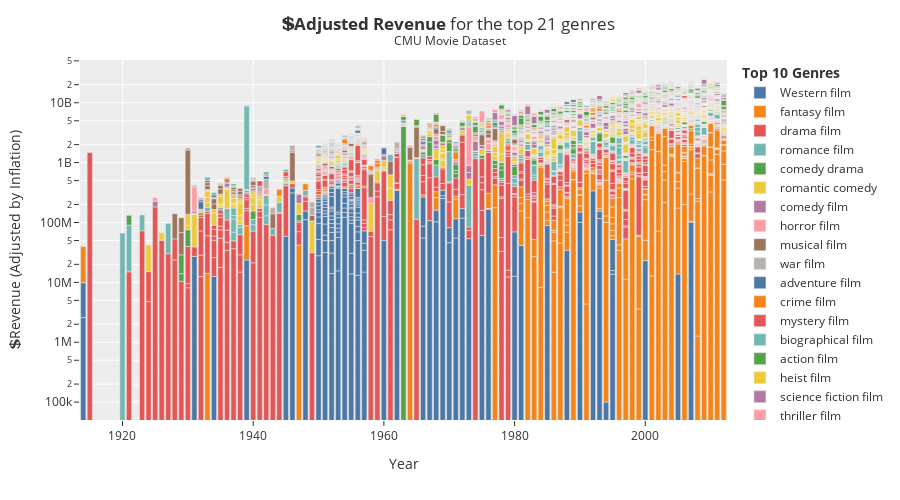

Here is the notebook cell this chart was saved with:
### Code cell
p = px.bar(analysis_df, x='movie_release_year', y='movie_box_office_revenue_adj', color='movie_genre',
           color_discrete_sequence=px.colors.qualitative.T10, 
           log_y=True,
           template='ggplot2',
           range_x=[analysis_df['movie_release_year'].min()-0.5, analysis_df['movie_release_year'].max()-0.5],
           )
p.update_layout(
    xaxis_title='Year',
    yaxis_title='💲Revenue (Adjusted by Inflation)',
    title='<b>💲Adjusted Revenue</b> for the top {} genres <br><sup>CMU Movie Dataset</sup>'.format(top),
    height=500,
    legend_title='<b>Top 10 Genres</b>',
)
p.write_html('adjusted_revenue.html')
p.show()

### Figure 1 — Plotly figure (JSON) as saved in the notebook; plotly's stock layout.template omitted (floating-point values rounded to 4 significant figures; data arrays with more than 128 entries replaced by an {"elided": "..."} marker saying what was removed)
{"data": [{"alignmentgroup": "True", "hovertemplate": "movie_genre=Western film<br>movie_release_year=%{x}<br>movie_box_office_revenue_adj=%{y}<extra></extra>", "legendgroup": "Western film", "marker": {"color": "#4C78A8", "pattern": {"shape": ""}}, "name": "Western film", "offsetgroup": "Western film", "orientation": "v", "showlegend": true, "textposition": "auto", "type": "bar", "x": {"elided": "145 int values"}, "xaxis": "x", "y": {"elided": "145 float values"}, "yaxis": "y"}, {"alignmentgroup": "True", "hovertemplate": "movie_genre=fantasy film<br>movie_release_year=%{x}<br>movie_box_office_revenue_adj=%{y}<extra></extra>", "legendgroup": "fantasy film", "marker": {"color": "#F58518", "pattern": {"shape": ""}}, "name": "fantasy film", "offsetgroup": "fantasy film", "orientation": "v", "showlegend": true, "textposition": "auto", "type": "bar", "x": {"elided": "189 int values"}, "xaxis": "x", "y": {"elided": "189 float values"}, "yaxis": "y"}, {"alignmentgroup": "True", "hovertemplate": "movie_genre=drama film<br>movie_release_year=%{x}<br>movie_box_office_revenue_adj=%{y}<extra></extra>", "legendgroup": "drama film", "marker": {"color": "#E45756", "pattern": {"shape": ""}}, "name": "drama film", "offsetgroup": "drama film", "orientation": "v", "showlegend": true, "textposition": "auto", "type": "bar", "x": {"elided": "1066 int values"}, "xaxis": "x", "y": {"elided": "1066 float values"}, "yaxis": "y"}, {"alignmentgroup": "True", "hovertemplate": "movie_genre=romance film<br>movie_release_year=%{x}<br>movie_box_office_revenue_adj=%{y}<extra></extra>", "legendgroup": "romance film", "marker": {"color": "#72B7B2", "pattern": {"shape": ""}}, "name": "romance film", "offsetgroup": "romance film", "orientation": "v", "showlegend": true, "textposition": "auto", "type": "bar", "x": {"elided": "289 int values"}, "xaxis": "x", "y": {"elided": "289 float values"}, "yaxis": "y"}, {"alignmentgroup": "True", "hovertemplate": "movie_genre=comedy drama<br>movie_release_year=%{x}<br>movie_box_office_revenue_adj=%{y}<extra></extra>", "legendgroup": "comedy drama", "marker": {"color": "#54A24B", "pattern": {"shape": ""}}, "name": "comedy drama", "offsetgroup": "comedy drama", "orientation": "v", "showlegend": true, "textposition": "auto", "type": "bar", "x": {"elided": "267 int values"}, "xaxis": "x", "y": {"elided": "267 float values"}, "yaxis": "y"}, {"alignmentgroup": "True", "hovertemplate": "movie_genre=romantic comedy<br>movie_release_year=%{x}<br>movie_box_office_revenue_adj=%{y}<extra></extra>", "legendgroup": "romantic comedy", "marker": {"color": "#EECA3B", "pattern": {"shape": ""}}, "name": "romantic comedy", "offsetgroup": "romantic comedy", "orientation": "v", "showlegend": true, "textposition": "auto", "type": "bar", "x": {"elided": "770 int values"}, "xaxis": "x", "y": {"elided": "770 float values"}, "yaxis": "y"}, {"alignmentgroup": "True", "hovertemplate": "movie_genre=comedy film<br>movie_release_year=%{x}<br>movie_box_office_revenue_adj=%{y}<extra></extra>", "legendgroup": "comedy film", "marker": {"color": "#B279A2", "pattern": {"shape": ""}}, "name": "comedy film", "offsetgroup": "comedy film", "orientation": "v", "showlegend": true, "textposition": "auto", "type": "bar", "x": {"elided": "638 int values"}, "xaxis": "x", "y": {"elided": "638 float values"}, "yaxis": "y"}, {"alignmentgroup": "True", "hovertemplate": "movie_genre=horror film<br>movie_release_year=%{x}<br>movie_box_office_revenue_adj=%{y}<extra></extra>", "legendgroup": "horror film", "marker": {"color": "#FF9DA6", "pattern": {"shape": ""}}, "name": "horror film", "offsetgroup": "horror film", "orientation": "v", "showlegend": true, "textposition": "auto", "type": "bar", "x": {"elided": "376 int values"}, "xaxis": "x", "y": {"elided": "376 float values"}, "yaxis": "y"}, {"alignmentgroup": "True", "hovertemplate": "movie_genre=musical film<br>movie_release_year=%{x}<br>movie_box_office_revenue_adj=%{y}<extra></extra>", "legendgroup": "musical film", "marker": {"color": "#9D755D", "pattern": {"shape": ""}}, "name": "musical film", "offsetgroup": "musical film", "orientation": "v", "showlegend": true, "textposition": "auto", "type": "bar", "x": {"elided": "195 int values"}, "xaxis": "x", "y": {"elided": "195 float values"}, "yaxis": "y"}, {"alignmentgroup": "True", "hovertemplate": "movie_genre=war film<br>movie_release_year=%{x}<br>movie_box_office_revenue_adj=%{y}<extra></extra>", "legendgroup": "war film", "marker": {"color": "#BAB0AC", "pattern": {"shape": ""}}, "name": "war film", "offsetgroup": "war film", "orientation": "v", "showlegend": true, "textposition": "auto", "type": "bar", "x": [1930, 1934, 1940, 1940, 1941, 1942, 1943, 1945, 1946, 1949, 1949, 1950, 1950, 1950, 1950, 1951, 1951, 1951, 1951, 1951, 1952, 1952, 1953, 1954, 1954, 1954, 1955, 1955, 1956, 1956, 1956, 1956, 1956, 1956, 1956, 1957, 1957, 1957, 1958, 1958, 1962, 1963, 1965, 1966, 1967, 1970, 1976, 1977, 1978, 1979, 1981, 1983, 1984, 1984, 1985, 1986, 1986, 1987, 1987, 1988, 1988, 1989, 1989, 1989, 1989, 1990, 1993, 1993, 1993, 1993, 1994, 1996, 1996, 1996, 1998, 1999, 1999, 2000, 2000, 2000, 2001, 2001, 2001, 2001, 2001, 2002, 2002, 2002, 2003, 2003, 2003, 2004, 2004, 2004, 2005, 2006, 2006, 2006, 2006, 2006, 2008, 2008, 2008, 2008, 2009, 2010, 2010, 2010, 2010, 2011, 2011, 2011, 2011, 2011, 2012], "xaxis": "x", "y": [142700000.0, 12970000.0, 12330000.0, 26570000.0, 80960000.0, 161900000.0, 37440000.0, 41210000.0, 362200000.0, 48770000.0, 40330000.0, 23510000.0, 58170000.0, 28150000.0, 23510000.0, 30400000.0, 28100000.0, 68820000.0, 24090000.0, 29820000.0, 16820000.0, 17940000.0, 12240000.0, 96470000.0, 52110000.0, 14410000.0, 66710000.0, 94510000.0, 15330000.0, 21360000.0, 21910000.0, 21910000.0, 35050000.0, 27380000.0, 8379000.0, 23850000.0, 15900000.0, 265000000.0, 21660000.0, 25790000.0, 492100000.0, 53470000.0, 18900000.0, 148200000.0, 404300000.0, 226600000.0, 226200000.0, 80190000.0, 228300000.0, 323600000.0, 17040000.0, 85040000.0, 5948000.0, 4170000.0, 844500.0, 376300000.0, 116000000.0, 173600000.0, 121300000.0, 130100000.0, 15050000.0, 558100000.0, 64440000.0, 8558000.0, 44850000.0, 62550000.0, 662200000.0, 22200000.0, 288700000.0, 315300.0, 58010000.0, 84890.0, 766300.0, 191500000.0, 880000000.0, 175400000.0, 1135000.0, 220700000.0, 241500.0, 372200000.0, 7779000.0, 290900000.0, 163100000.0, 870700.0, 755300000.0, 49460000.0, 189800000.0, 4541000.0, 280000000.0, 739200000.0, 2121000.0, 5934000.0, 784100000.0, 110100000.0, 147700000.0, 39530000.0, 101400000.0, 10600000.0, 737900.0, 97330000.0, 277000000.0, 78090000.0, 52750000.0, 12850000.0, 444600000.0, 27780000.0, 6417000.0, 28630000.0, 129500000.0, 5788000.0, 15710000.0, 126200000.0, 1420000.0, 234400000.0, 64680000.0], "yaxis": "y"}, {"alignmentgroup": "True", "hovertemplate": "movie_genre=adventure film<br>movie_release_year=%{x}<br>movie_box_office_revenue_adj=%{y}<extra></extra>", "legendgroup": "adventure film", "marker": {"color": "#4C78A8", "pattern": {"shape": ""}}, "name": "adventure film", "offsetgroup": "adventure film", "orientation": "v", "showlegend": true, "textposition": "auto", "type": "bar", "x": [1931, 1932, 1932, 1934, 1939, 1940, 1942, 1950, 1951, 1951, 1951, 1951, 1951, 1952, 1952, 1952, 1952, 1952, 1952, 1952, 1952, 1953, 1953, 1953, 1953, 1953, 1953, 1954, 1954, 1954, 1954, 1954, 1955, 1955, 1955, 1955, 1955, 1956, 1956, 1957, 1958, 1960, 1962, 1962, 1966, 1968, 1968, 1977, 1979, 1980, 1981, 1983, 1983, 1983, 1983, 1984, 1985, 1985, 1985, 1987, 1988, 1988, 1989, 1991, 1991, 1991, 1993, 1993, 1994, 1994, 1994, 1994, 1994, 1995, 1995, 1995, 1996, 1996, 1996, 1996, 1996, 1997, 1998, 1998, 2000, 2000, 2001, 2001, 2002, 2004, 2005, 2005, 2006, 2007, 2008, 2009, 2010, 2010, 2010, 2011, 2011, 2011, 2011, 2011, 2011], "xaxis": "x", "y": [11260000.0, 55470000.0, 16440000.0, 25890000.0, 60090000.0, 18910000.0, 62980000.0, 124400000.0, 17210000.0, 25790000.0, 18930000.0, 20650000.0, 31540000.0, 17940000.0, 33640000.0, 16820000.0, 33640000.0, 72890000.0, 16820000.0, 14020000.0, 63110000.0, 22250000.0, 13350000.0, 13350000.0, 21130000.0, 33370000.0, 27810000.0, 27720000.0, 14410000.0, 25500000.0, 28830000.0, 33260000.0, 17790000.0, 27800000.0, 17790000.0, 24460000.0, 24460000.0, 361500000.0, 98580000.0, 23320000.0, 30950000.0, 402700000.0, 22140000.0, 22140000.0, 207000000.0, 179800000.0, 140500000.0, 249000000.0, 12300000.0, 39780000.0, 119800000.0, 2167000.0, 12860000.0, 63350000.0, 4194000.0, 24690000.0, 3610000.0, 169900000.0, 67730000.0, 8884000.0, 38080000.0, 872000.0, 8585000.0, 6652000.0, 54530000.0, 54880000.0, 86220000.0, 278500000.0, 20050000.0, 86830000.0, 6704000.0, 42190000.0, 17830000.0, 249300000.0, 58760000.0, 15470000.0, 28580000.0, 38120000.0, 22460000.0, 142400000.0, 4585000.0, 80330000.0, 1355000.0, 54790000.0, 50570.0, 742800000.0, 461900000.0, 52100000.0, 456300000.0, 286000000.0, 159300000.0, 839300000.0, 177900000.0, 45090000.0, 9691000.0, 727200000.0, 242000000.0, 357600000.0, 41830.0, 719900000.0, 102300000.0, 35900000.0, 64590000.0, 175100000.0, 1392000.0], "yaxis": "y"}, {"alignmentgroup": "True", "hovertemplate": "movie_genre=crime film<br>movie_release_year=%{x}<br>movie_box_office_revenue_adj=%{y}<extra></extra>", "legendgroup": "crime film", "marker": {"color": "#F58518", "pattern": {"shape": ""}}, "name": "crime film", "offsetgroup": "crime film", "orientation": "v", "showlegend": true, "textposition": "auto", "type": "bar", "x": {"elided": "295 int values"}, "xaxis": "x", "y": {"elided": "295 float values"}, "yaxis": "y"}, {"alignmentgroup": "True", "hovertemplate": "movie_genre=mystery film<br>movie_release_year=%{x}<br>movie_box_office_revenue_adj=%{y}<extra></extra>", "legendgroup": "mystery film", "marker": {"color": "#E45756", "pattern": {"shape": ""}}, "name": "mystery film", "offsetgroup": "mystery film", "orientation": "v", "showlegend": true, "textposition": "auto", "type": "bar", "x": [1932, 1939, 1941, 1945, 1952, 1954, 1955, 1956, 1956, 1956, 1964, 1964, 1966, 1969, 1974, 1976, 1976, 1976, 1978, 1980, 1983, 1984, 1985, 1985, 1985, 1986, 1987, 1987, 1988, 1989, 1989, 1990, 1991, 1992, 1992, 1992, 1992, 1993, 1993, 1994, 1994, 1995, 1995, 1996, 1996, 1996, 1997, 1998, 1999, 1999, 1999, 1999, 2000, 2000, 2000, 2001, 2001, 2002, 2003, 2003, 2003, 2003, 2004, 2004, 2005, 2006, 2006, 2006, 2006, 2006, 2006, 2007, 2007, 2009, 2009, 2012], "xaxis": "x", "y": [9522000.0, 8265000.0, 91080000.0, 115800000.0, 14580000.0, 27720000.0, 22240000.0, 10950000.0, 24640000.0, 15330000.0, 67190000.0, 67190000.0, 183500000.0, 14210000.0, 239100000.0, 23380000.0, 267300000.0, 170100000.0, 91340000.0, 65140000.0, 12870000.0, 25230000.0, 34690000.0, 70940000.0, 40530000.0, 68300000.0, 1066000.0, 1948000.0, 4743000.0, 10950000.0, 26380000.0, 3274000.0, 25160000.0, 1292000.0, 2335000.0, 18400000.0, 186800000.0, 40980000.0, 220900000.0, 514700.0, 6389000.0, 47600000.0, 62620000.0, 16700000.0, 32990000.0, 9509000.0, 33940000.0, 3813000.0, 289700000.0, 29760000.0, 104400000.0, 73400000.0, 429000000.0, 511200.0, 77060000.0, 61210000.0, 51990000.0, 169300000.0, 146100000.0, 63050000.0, 253800000.0, 18710000.0, 34380.0, 37710000.0, 1680000.0, 1120000000.0, 15710000.0, 107500000.0, 1337000.0, 162000000.0, 5949000.0, 85680000.0, 111400000.0, 674400000.0, 124100.0, 25640000.0], "yaxis": "y"}, {"alignmentgroup": "True", "hovertemplate": "movie_genre=biographical film<br>movie_release_year=%{x}<br>movie_box_office_revenue_adj=%{y}<extra></extra>", "legendgroup": "biographical film", "marker": {"color": "#72B7B2", "pattern": {"shape": ""}}, "name": "biographical film", "offsetgroup": "biographical film", "orientation": "v", "showlegend": true, "textposition": "auto", "type": "bar", "x": {"elided": "236 int values"}, "xaxis": "x", "y": {"elided": "236 float values"}, "yaxis": "y"}, {"alignmentgroup": "True", "hovertemplate": "movie_genre=action film<br>movie_release_year=%{x}<br>movie_box_office_revenue_adj=%{y}<extra></extra>", "legendgroup": "action film", "marker": {"color": "#54A24B", "pattern": {"shape": ""}}, "name": "action film", "offsetgroup": "action film", "orientation": "v", "showlegend": true, "textposition": "auto", "type": "bar", "x": {"elided": "571 int values"}, "xaxis": "x", "y": {"elided": "571 float values"}, "yaxis": "y"}, {"alignmentgroup": "True", "hovertemplate": "movie_genre=heist film<br>movie_release_year=%{x}<br>movie_box_office_revenue_adj=%{y}<extra></extra>", "legendgroup": "heist film", "marker": {"color": "#EECA3B", "pattern": {"shape": ""}}, "name": "heist film", "offsetgroup": "heist film", "orientation": "v", "showlegend": true, "textposition": "auto", "type": "bar", "x": [1949, 1951, 1953, 1955, 1955, 1963, 1963, 1967, 1967, 1967, 1969, 1970, 1972, 1972, 1973, 1973, 1974, 1975, 1975, 1976, 1978, 1984, 1986, 1987, 1988, 1988, 1989, 1989, 1989, 1990, 1990, 1990, 1990, 1991, 1992, 1994, 1995, 1995, 1995, 1995, 1995, 1995, 1995, 1996, 1996, 1996, 1997, 1998, 1998, 1998, 1998, 1999, 1999, 1999, 1999, 1999, 1999, 1999, 2000, 2000, 2000, 2000, 2000, 2001, 2001, 2001, 2001, 2001, 2001, 2001, 2002, 2002, 2002, 2002, 2002, 2003, 2003, 2003, 2003, 2004, 2004, 2004, 2004, 2004, 2006, 2006, 2007, 2007, 2007, 2007, 2008, 2008, 2008, 2009, 2010, 2010, 2010, 2011], "xaxis": "x", "y": [2626000.0, 16630000.0, 21130000.0, 13900000.0, 20010000.0, 450400000.0, 105800000.0, 36370000.0, 53550000.0, 31240000.0, 85240000.0, 39880000.0, 261600000.0, 24920000.0, 13420000.0, 1071000000.0, 151100000.0, 231500000.0, 276700000.0, 177000000.0, 59500000.0, 19590000.0, 43310000.0, 107400.0, 157400000.0, 54460000.0, 17380000.0, 29290000.0, 146200000.0, 34780000.0, 22540000.0, 5360000.0, 30650000.0, 37640000.0, 31110000.0, 841500.0, 45470000.0, 715300000.0, 656500.0, 47180000.0, 150900000.0, 366200000.0, 226900000.0, 1976000.0, 868800000.0, 78950000.0, 73580000.0, 36290000.0, 49330000.0, 146500000.0, 46200000.0, 222200000.0, 126400000.0, 210500000.0, 192600000.0, 10120000.0, 288900000.0, 379600000.0, 410100000.0, 144500000.0, 22600000.0, 55620000.0, 51760000.0, 424900.0, 247300000.0, 757800000.0, 24280000.0, 31480000.0, 168200000.0, 47940000.0, 14060000.0, 557200.0, 492500.0, 582800000.0, 9529000.0, 51220.0, 285000000.0, 743000.0, 91420000.0, 17150000.0, 547800000.0, 121000000.0, 571800000.0, 26690000.0, 27150000.0, 234600000.0, 35950000.0, 41740000.0, 9793000.0, 447100000.0, 88610000.0, 3239000.0, 36530000.0, 254400000.0, 96370000.0, 1127000000.0, 210300000.0, 202400000.0], "yaxis": "y"}, {"alignmentgroup": "True", "hovertemplate": "movie_genre=science fiction film<br>movie_release_year=%{x}<br>movie_box_office_revenue_adj=%{y}<extra></extra>", "legendgroup": "science fiction film", "marker": {"color": "#B279A2", "pattern": {"shape": ""}}, "name": "science fiction film", "offsetgroup": "science fiction film", "orientation": "v", "showlegend": true, "textposition": "auto", "type": "bar", "x": {"elided": "199 int values"}, "xaxis": "x", "y": {"elided": "199 float values"}, "yaxis": "y"}, {"alignmentgroup": "True", "hovertemplate": "movie_genre=thriller film<br>movie_release_year=%{x}<br>movie_box_office_revenue_adj=%{y}<extra></extra>", "legendgroup": "thriller film", "marker": {"color": "#FF9DA6", "pattern": {"shape": ""}}, "name": "thriller film", "offsetgroup": "thriller film", "orientation": "v", "showlegend": true, "textposition": "auto", "type": "bar", "x": {"elided": "151 int values"}, "xaxis": "x", "y": {"elided": "151 float values"}, "yaxis": "y"}, {"alignmentgroup": "True", "hovertemplate": "movie_genre=buddy film<br>movie_release_year=%{x}<br>movie_box_office_revenue_adj=%{y}<extra></extra>", "legendgroup": "buddy film", "marker": {"color": "#9D755D", "pattern": {"shape": ""}}, "name": "buddy film", "offsetgroup": "buddy film", "orientation": "v", "showlegend": true, "textposition": "auto", "type": "bar", "x": [1952, 1954, 1956, 1957, 1969, 1969, 1973, 1978, 1979, 1981, 1981, 1982, 1984, 1986, 1986, 1987, 1987, 1987, 1988, 1988, 1988, 1988, 1989, 1989, 1989, 1989, 1990, 1990, 1990, 1991, 1991, 1991, 1992, 1992, 1992, 1993, 1993, 1993, 1994, 1994, 1994, 1994, 1994, 1995, 1995, 1995, 1996, 1996, 1996, 1996, 1996, 1996, 1996, 1996, 1997, 1997, 1997, 1997, 1997, 1998, 1998, 1998, 1998, 1998, 1998, 1998, 1998, 1998, 1998, 1998, 1999, 1999, 1999, 2000, 2000, 2000, 2000, 2001, 2001, 2001, 2001, 2002, 2003, 2003, 2004, 2004, 2004, 2004, 2005, 2005, 2005, 2006, 2006, 2007, 2007, 2007, 2007, 2007, 2007, 2008, 2008, 2008, 2008, 2009, 2009, 2009, 2009, 2009, 2010, 2010, 2010, 2011, 2011, 2012], "xaxis": "x", "y": [44850000.0, 44350000.0, 36150000.0, 21730000.0, 363600000.0, 830600000.0, 67100000.0, 205100000.0, 21100000.0, 279500000.0, 23780000.0, 12680000.0, 6982000.0, 15860000.0, 99450000.0, 37670000.0, 395200000.0, 4048000.0, 56490000.0, 117400000.0, 11570000.0, 545400000.0, 350200000.0, 171300000.0, 25350000.0, 72580000.0, 5347000.0, 1685000.0, 163200000.0, 13990000.0, 391400000.0, 6265000.0, 149800000.0, 388500000.0, 192600000.0, 99330000.0, 23290000.0, 83860000.0, 239400000.0, 496700000.0, 40210000.0, 59620000.0, 6329000.0, 55130000.0, 5057000.0, 63850000.0, 47500000.0, 25490000.0, 204800.0, 233700000.0, 3877000.0, 42350000.0, 136700000.0, 61540000.0, 43980000.0, 89780000.0, 10330000.0, 36610000.0, 82500000.0, 27510000.0, 7956000.0, 12830000.0, 4844000.0, 33340000.0, 19510000.0, 18310000.0, 142300.0, 49080000.0, 25660000.0, 55400000.0, 15070000.0, 131100000.0, 101600000.0, 124300000.0, 60760000.0, 21530000.0, 12070000.0, 22860000.0, 56810000.0, 337400000.0, 43860000.0, 44690000.0, 63550000.0, 143900000.0, 268400000.0, 178300000.0, 341700000.0, 37730000.0, 23100000.0, 26370000.0, 15850000.0, 39850000.0, 146600000.0, 10190000.0, 209200000.0, 364200000.0, 93280000.0, 31910000.0, 251800000.0, 140600000.0, 127900000.0, 60150000.0, 46190000.0, 127200000.0, 60140000.0, 14260000.0, 134300000.0, 6372000.0, 370600000.0, 153600000.0, 75890000.0, 301500000.0, 46840000.0, 2853000.0], "yaxis": "y"}, {"alignmentgroup": "True", "hovertemplate": "movie_genre=teen film<br>movie_release_year=%{x}<br>movie_box_office_revenue_adj=%{y}<extra></extra>", "legendgroup": "teen film", "marker": {"color": "#BAB0AC", "pattern": {"shape": ""}}, "name": "teen film", "offsetgroup": "teen film", "orientation": "v", "showlegend": true, "textposition": "auto", "type": "bar", "x": {"elided": "140 int values"}, "xaxis": "x", "y": {"elided": "140 float values"}, "yaxis": "y"}, {"alignmentgroup": "True", "hovertemplate": "movie_genre=neo-noir<br>movie_release_year=%{x}<br>movie_box_office_revenue_adj=%{y}<extra></extra>", "legendgroup": "neo-noir", "marker": {"color": "#4C78A8", "pattern": {"shape": ""}}, "name": "neo-noir", "offsetgroup": "neo-noir", "orientation": "v", "showlegend": true, "textposition": "auto", "type": "bar", "x": [1971, 1974, 1976, 1980, 1981, 1981, 1982, 1985, 1986, 1987, 1987, 1987, 1987, 1988, 1988, 1989, 1990, 1990, 1990, 1990, 1991, 1991, 1991, 1991, 1991, 1991, 1992, 1992, 1992, 1992, 1992, 1992, 1992, 1993, 1993, 1994, 1995, 1995, 1996, 1996, 1996, 1996, 1997, 1997, 1997, 1997, 1998, 1998, 1998, 1998, 1998, 1998, 1999, 2000, 2001, 2001, 2002, 2002, 2003, 2003, 2003, 2004, 2004, 2005, 2005, 2006, 2007, 2007, 2007, 2008, 2008, 2008, 2008, 2008, 2009, 2009, 2009, 2010, 2011], "xaxis": "x", "y": [92010000.0, 176500000.0, 147900000.0, 115300000.0, 78830000.0, 39970000.0, 18450000.0, 27480000.0, 23420000.0, 6776000.0, 2249000.0, 49140000.0, 45040000.0, 31990000.0, 830400000.0, 988000000.0, 6105000.0, 22810000.0, 11580000.0, 194600.0, 15830000.0, 33730000.0, 13450000.0, 5981000.0, 382600000.0, 83110000.0, 566200000.0, 6510000.0, 60670000.0, 35310000.0, 13160000.0, 121200000.0, 5310000.0, 11580000.0, 37860.0, 17970000.0, 25890000.0, 7180000.0, 422500.0, 32460000.0, 39540000.0, 21130000.0, 46370000.0, 226400.0, 203000000.0, 6817000.0, 17610000.0, 10740000.0, 3277000.0, 49680000.0, 41850000.0, 27500000.0, 49720.0, 68680000.0, 31810000.0, 33820000.0, 86440000.0, 54640000.0, 4146000.0, 38400000.0, 794600.0, 63470000.0, 343300000.0, 5976000.0, 87640000.0, 8736000.0, 105000000.0, 24360000.0, 169100000.0, 3698000.0, 3327000.0, 8299000.0, 8195000.0, 53980000.0, 257100000.0, 14310000.0, 297100000.0, 12560000.0, 100800000.0], "yaxis": "y"}], "layout": {"barmode": "relative", "height": 500, "legend": {"title": {"text": "<b>Top 10 Genres</b>"}, "tracegroupgap": 0}, "margin": {"t": 60}, "title": {"text": "<b>💲Adjusted Revenue</b> for the top 21 genres <br><sup>CMU Movie Dataset</sup>"}, "xaxis": {"anchor": "y", "domain": [0, 1], "range": [1914.0, 2012.0], "title": {"text": "Year"}}, "yaxis": {"anchor": "x", "domain": [0, 1], "title": {"text": "💲Revenue (Adjusted by Inflation)"}, "type": "log"}}}
